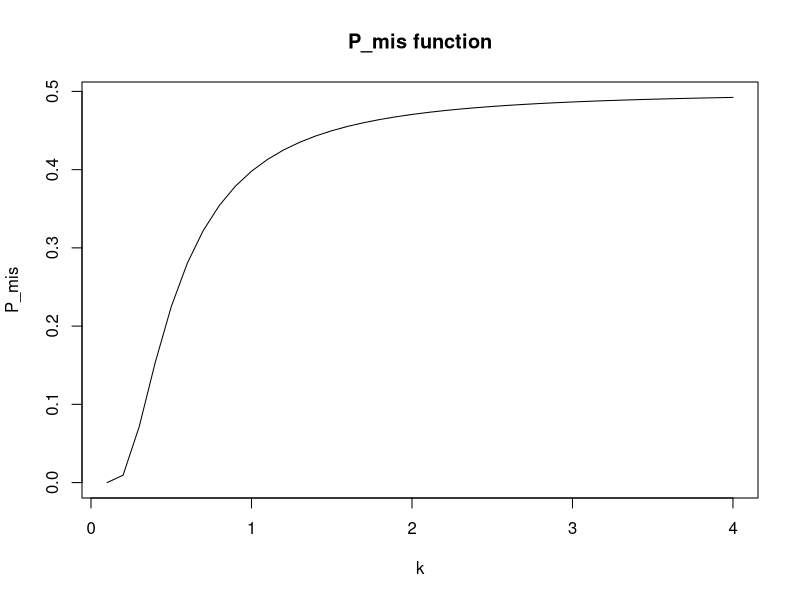
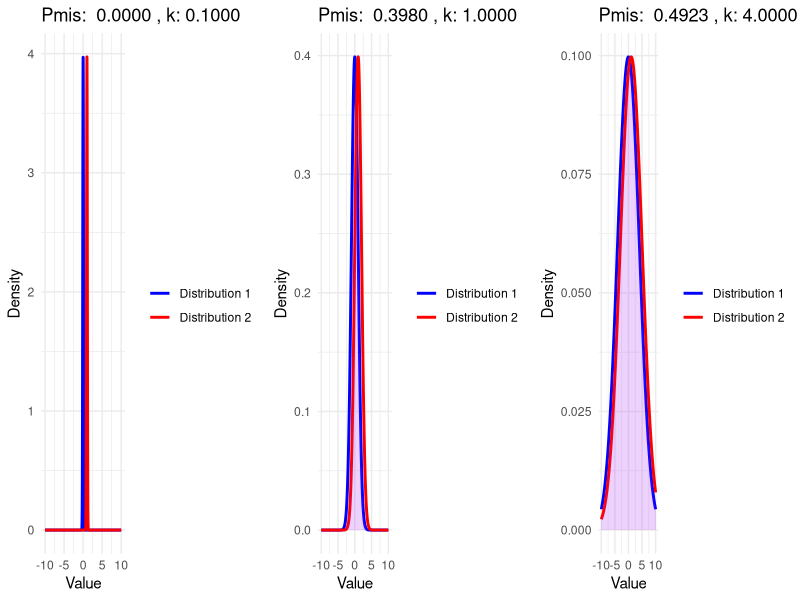
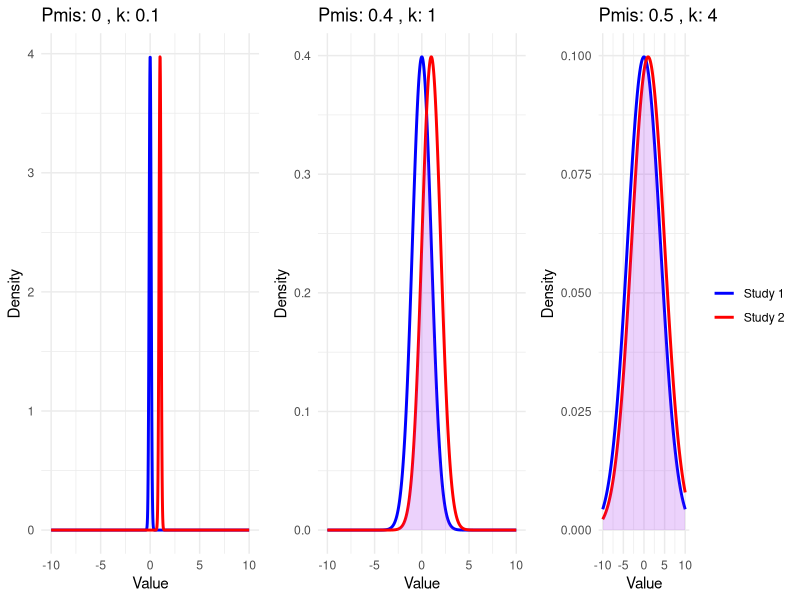

Source code (R) for these figures, in order:
rm(list = ls())
library(ggplot2)
# mu1 <- 0
# mu2 <- 1
x <- seq(-10, 10, length=1000)

P_mis <- function(k) {
  integrand <- function(z) {
    1 / (1 + exp(0.5 * (1/k)^2 + z/k)) * dnorm(z)
  }
  result <- integrate(integrand, lower = -Inf, upper = Inf)
  return(result$value)
}

k <- seq(0.1, 4, 0.1); P_mis_values <- sapply(k, P_mis)
plot(k, P_mis_values, type='l', xlab='k', ylab='P_mis', main='P_mis function')
# 
# 
# for (i in seq_along(P_mis_values)) {
#   formatted_P_mis <- sprintf("%.4f", P_mis_values[i])
#   formatted_k <- sprintf("%.4f", k[i])
#   
#   y1 <- dnorm(x, mean = mu1, sd = k[i] * mu2)
#   y2 <- dnorm(x, mean = mu2, sd = k[i] * mu2)
#   
#   df <- data.frame(x = x, y1 = y1, y2 = y2)
#   p <- ggplot(df, aes(x)) +
#     geom_line(aes(y = y1, colour = "Distribution 1"), size = 1) +
#     geom_line(aes(y = y2, colour = "Distribution 2"), size = 1) +
#     geom_ribbon(aes(ymin = pmin(y1, y2), ymax = 0), fill = "purple", alpha = 0.2) +
#     labs(title = paste('Distinguishability Criterion (', 'Pmis: ', formatted_P_mis, ', k:', formatted_k, ')'),
#          x = 'Value', y = 'Density') +
#     theme_minimal() +
#     scale_colour_manual("", 
#                         breaks = c("Distribution 1", "Distribution 2"),
#                         values = c("blue", "red"))
#   
#   print(p)
#   Sys.sleep(1)
# }



rm(list = ls())
library(ggplot2)
library(gridExtra)
mu1 <- 0
mu2 <- 1
x <- seq(-10, 10, length=1000)

P_mis <- function(k) {
  integrand <- function(z) {
    1 / (1 + exp(0.5 * (1/k)^2 + z/k)) * dnorm(z)
  }
  result <- integrate(integrand, lower = -Inf, upper = Inf)
  return(result$value)
}
k_values <- c(0.1, 1, 4)
P_mis_values <- sapply(k_values, P_mis)

plots <- list()

for (i in 1:length(P_mis_values)) {
  formatted_P_mis <- sprintf("%.4f", P_mis_values[i])
  formatted_k <- sprintf("%.4f", k_values[i])
  
  y1 <- dnorm(x, mean = mu1, sd = k_values[i] * mu2)
  y2 <- dnorm(x, mean = mu2, sd = k_values[i] * mu2)
  
  df <- data.frame(x = x, y1 = y1, y2 = y2)
  p <- ggplot(df, aes(x)) +
    geom_line(aes(y = y1, colour = "Distribution 1"), size = 1) +
    geom_line(aes(y = y2, colour = "Distribution 2"), size = 1) +
    geom_ribbon(aes(ymin = pmin(y1, y2), ymax = 0), fill = "purple", alpha = 0.2) +
    labs(title = paste('Pmis: ', formatted_P_mis, ', k:', formatted_k),
         x = 'Value', y = 'Density') +
    theme_minimal() +
    scale_colour_manual("", 
                        breaks = c("Distribution 1", "Distribution 2"),
                        values = c("blue", "red"))
  plots[[i]] <- p
}
grid.arrange(grobs = plots, ncol = 3)













rm(list = ls())
library(ggplot2)
library(gridExtra)
mu1 <- 0
mu2 <- 1
x <- seq(-10, 10, length=1000)

P_mis <- function(k) {
  integrand <- function(z) {
    1 / (1 + exp(0.5 * (1/k)^2 + z/k)) * dnorm(z)
  }
  result <- integrate(integrand, lower = -Inf, upper = Inf)
  return(result$value)
}
k_values <- c(0.1, 1, 4)
P_mis_values <- sapply(k_values, P_mis)

plots <- list()
for (i in 1:length(P_mis_values)) {
  # formatted_P_mis <- sprintf("%.1f", P_mis_values[i])
  # formatted_k <- sprintf("%.4f", k_values[i])
  formatted_P_mis <- c(0, 0.4, 0.5)
  formatted_k <- c(0.1, 1, 4)
  
  y1 <- dnorm(x, mean = mu1, sd = k_values[i] * mu2)
  y2 <- dnorm(x, mean = mu2, sd = k_values[i] * mu2)
  
  df <- data.frame(x = x, y1 = y1, y2 = y2)
  p <- ggplot(df, aes(x)) +
    geom_line(aes(y = y1, colour = "Study 1"), size = 1) +
    geom_line(aes(y = y2, colour = "Study 2"), size = 1) +
    geom_ribbon(aes(ymin = pmin(y1, y2), ymax = 0), fill = "purple", alpha = 0.2) +
    labs(title = paste('Pmis:', formatted_P_mis[i], ', k:', formatted_k[i]),
         x = 'Value', y = 'Density') +
    theme_minimal() +
    scale_colour_manual("", 
                        breaks = c("Study 1", "Study 2"),
                        values = c("blue", "red"))
  if(i == 3) {
    p <- p + theme(legend.position = "right")
  } else {
    p <- p + theme(legend.position = "none")
  }
  plots[[i]] <- p
}

do.call(grid.arrange, c(plots, ncol = 3))
